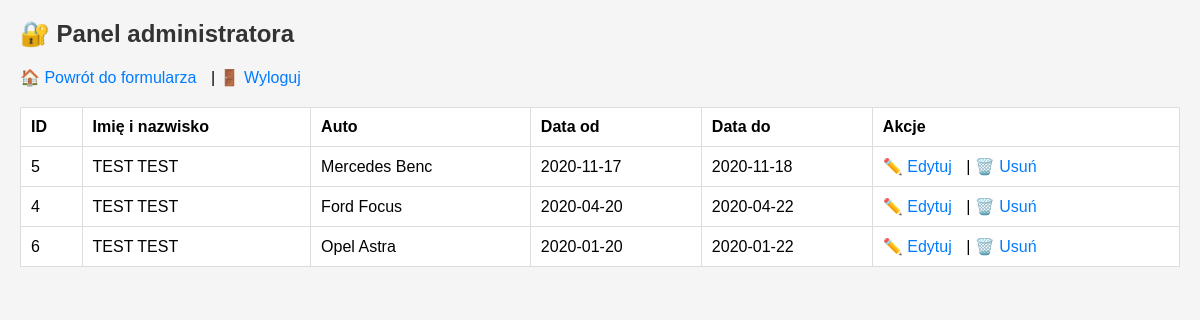
/panel_admina.php (signed in), run on the app's committed database.
### tables this page shows
CREATE TABLE `rezerwacje` (
  `id` int(11) NOT NULL,
  `imie` varchar(100) NOT NULL,
  `nazwisko` varchar(100) NOT NULL,
  `auto` varchar(100) NOT NULL,
  `data_start` date NOT NULL,
  `data_koniec` date NOT NULL
);

### panel_admina.php (the view, shortened to what this page needs)
<?php
require 'config.php';
$sql = "SELECT * FROM rezerwacje ORDER BY data_start DESC";
$result = $conn->query($sql);
?>
<!DOCTYPE html>
<html lang="pl">
<head>
    <link rel="stylesheet" href="style.css">
</head>
<body>
    <h1>🔐 Panel administratora</h1>
    <div style="margin-bottom: 20px;">
        <a href="index.php">🏠 Powrót do formularza</a> |
        <a href="wyloguj.php">🚪 Wyloguj</a>
    </div>
    <table border="1" cellpadding="10">
        <tr>
            <th>ID</th>
            <th>Imię i nazwisko</th>
            <th>Auto</th>
            <th>Data od</th>
            <th>Data do</th>
            <th>Akcje</th>
        </tr>
        <?php while ($row = $result->fetch_assoc()): ?>
        <tr>
            <td><?= $row['id'] ?></td>
            <td><?= htmlspecialchars($row['imie'] . ' ' . $row['nazwisko']) ?></td>
            <td><?= htmlspecialchars($row['auto']) ?></td>
            <td><?= $row['data_start'] ?></td>
            <td><?= $row['data_koniec'] ?></td>
            <td>
                <a href="edytuj.php?id=<?= $row['id'] ?>">✏️ Edytuj</a> |
                <a href="usun.php?id=<?= $row['id'] ?>" onclick="return confirm('Na pewno usunąć?');">🗑️ Usuń</a>
            </td>
        </tr>
        <?php endwhile; ?>
    </table>
</body>
</html>

### style.css (style rules this page uses)
body { font-family: Arial, sans-serif; margin: 20px; padding: 0; background-color: #f5f5f5; }
h1 { font-size: 24px; margin-bottom: 20px; color: #333; }
a { color: #007BFF; text-decoration: none; margin-right: 10px; }
table { width: 100%; border-collapse: collapse; margin-top: 20px; background: white; }
th, td { padding: 10px; border: 1px solid #ddd; text-align: left; }

### data on the page
rezerwacje: id "5", imie+nazwisko "TEST TEST", auto "Mercedes Benc", data_start "2020-11-17", data_koniec "2020-11-18"
rezerwacje: id "4", imie+nazwisko "TEST TEST", auto "Ford Focus", data_start "2020-04-20", data_koniec "2020-04-22"
rezerwacje: id "6", imie+nazwisko "TEST TEST", auto "Opel Astra", data_start "2020-01-20", data_koniec "2020-01-22"
